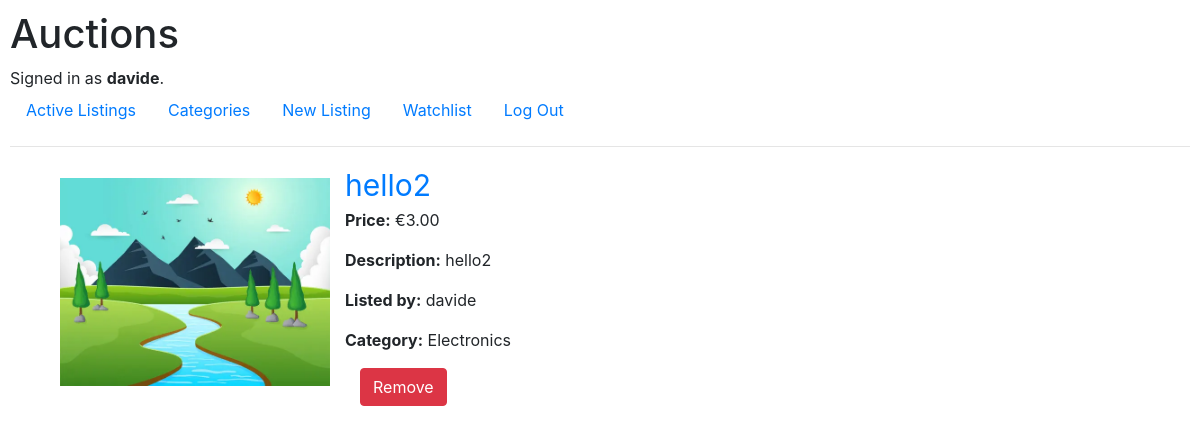
The page /watchlist (signed in) on the database as committed earlier.
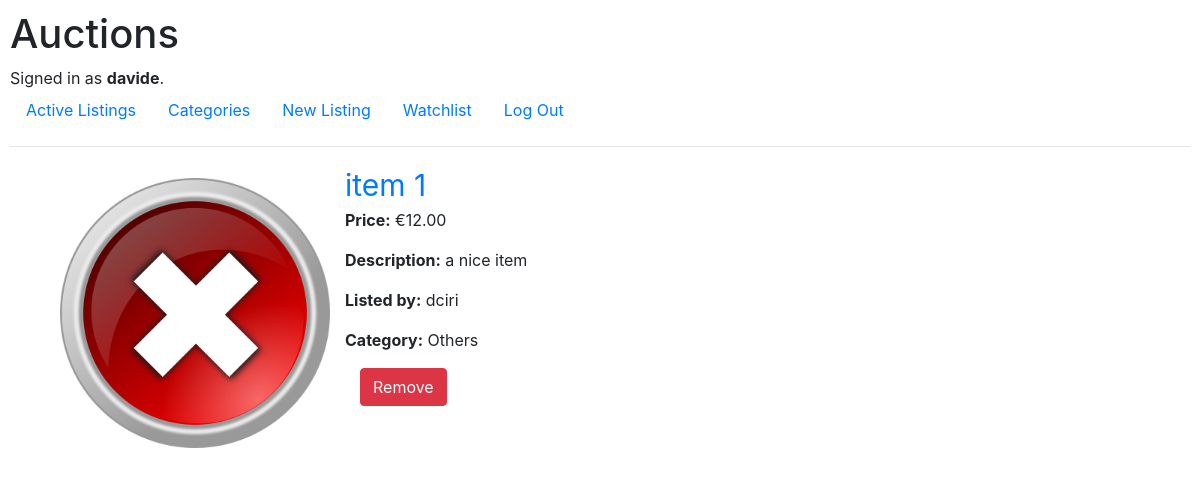
The same page on the database as committed later.
### auctions/models.py (models this page shows)
class Listing(models.Model):
    title = models.CharField(max_length = 64)
    description = models.CharField(max_length = 256)
    bid = models.DecimalField(max_digits=10, decimal_places=2, null=True, blank=True)
    image = models.ImageField(upload_to='listing_images/', blank=True, null=True)
    owner = models.ForeignKey(User, on_delete=models.CASCADE, related_name="listings", null=True, blank=True)
    category = models.CharField(max_length = 64)
    active = models.BooleanField(default=True)

class User(AbstractUser):
     watchlist = models.ManyToManyField('Listing', blank=True, related_name='watchers')

### auctions/views.py (the view, shortened to what this page needs)
# urls.py: path("watchlist", views.watchlist, name="watchlist"),
@login_required
def watchlist(request):
    listings = request.user.watchlist.all()
    return render(request, "auctions/watchlist.html", {
        "listings": listings,
    })

### auctions/templates/auctions/watchlist.html (shortened to what this page needs)
{% extends "auctions/layout.html" %}
{% block body %}
{% if listings %}
    <div class="container">
        {% for listing in listings %}
        <div class="d-flex mb-4 align-items-start">
        {% if listing.image %}
            <img src="{{ listing.image.url }}" alt="Watchlist image" style="max-width:300px; height:auto; padding: 15px">
        {% endif %}
        <div class="d-flex flex-column">
            <a style="font-size:30px" href="{% url 'listing_detail' listing.id %}">{{ listing.title }}</a>
            <p><strong>Price:</strong> €{{ listing.bid | floatformat:2 }}</p>
            {% if listing.category %}
                <p><strong>Description:</strong> {{ listing.description }}</p>
            {% endif %}
            <p><strong>Listed by:</strong> {{ listing.owner }}</p>
            {% if listing.category %}
                <p><strong>Category:</strong> {{ listing.category }}</p>
            {% endif %}
            <form method="POST"  action="{% url 'remove_from_watchlist' %}">
                <div class="col-4">
                    <button type="submit" class="btn btn-danger">Remove</button>
                </div>
            </form>
            </div>
        </div>
    {% endfor %}
{% endif %}
{% endblock %}

Rows that differ between the two databases and show on the page:
no longer on this page (row edited): Listing: image (picture), title "hello2", bid "3.00", description "hello2", owner "davide", category "Electronics"
now on this page (row edited): Listing: image (picture), title "item 1", bid "12.00", description "a nice item", owner "dciri", category "Others"
